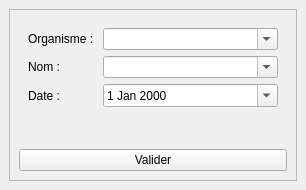
<?xml version="1.0" encoding="UTF-8"?>
<ui version="4.0">
 <class>DockWidget</class>
 <widget class="QDockWidget" name="DockWidget">
  <property name="geometry">
   <rect>
    <x>0</x>
    <y>0</y>
    <width>306</width>
    <height>190</height>
   </rect>
  </property>
  <property name="sizePolicy">
   <sizepolicy hsizetype="Ignored" vsizetype="Fixed">
    <horstretch>0</horstretch>
    <verstretch>0</verstretch>
   </sizepolicy>
  </property>
  <property name="minimumSize">
   <size>
    <width>289</width>
    <height>190</height>
   </size>
  </property>
  <property name="windowTitle">
   <string>Informations</string>
  </property>
  <widget class="QWidget" name="dockWidgetContents">
   <layout class="QVBoxLayout" name="verticalLayout">
    <item>
     <widget class="QScrollArea" name="scrollArea">
      <property name="sizePolicy">
       <sizepolicy hsizetype="MinimumExpanding" vsizetype="MinimumExpanding">
        <horstretch>0</horstretch>
        <verstretch>0</verstretch>
       </sizepolicy>
      </property>
      <property name="widgetResizable">
       <bool>true</bool>
      </property>
      <widget class="QWidget" name="scrollAreaWidgetContents">
       <property name="geometry">
        <rect>
         <x>0</x>
         <y>0</y>
         <width>269</width>
         <height>155</height>
        </rect>
       </property>
       <layout class="QVBoxLayout" name="verticalLayout_2">
        <item>
         <widget class="QWidget" name="widget" native="true">
          <property name="sizePolicy">
           <sizepolicy hsizetype="MinimumExpanding" vsizetype="MinimumExpanding">
            <horstretch>0</horstretch>
            <verstretch>0</verstretch>
           </sizepolicy>
          </property>
          <layout class="QFormLayout" name="formLayout">
           <item row="2" column="0">
            <widget class="QLabel" name="label">
             <property name="text">
              <string>Nom :</string>
             </property>
            </widget>
           </item>
           <item row="2" column="1">
            <widget class="QComboBox" name="cb_box_personne">
             <property name="sizePolicy">
              <sizepolicy hsizetype="Expanding" vsizetype="Fixed">
               <horstretch>0</horstretch>
               <verstretch>0</verstretch>
              </sizepolicy>
             </property>
             <property name="editable">
              <bool>true</bool>
             </property>
            </widget>
           </item>
           <item row="5" column="0">
            <widget class="QLabel" name="label_date">
             <property name="text">
              <string>Date : </string>
             </property>
            </widget>
           </item>
           <item row="5" column="1">
            <widget class="QDateEdit" name="cb_box_date">
             <property name="sizePolicy">
              <sizepolicy hsizetype="Expanding" vsizetype="Fixed">
               <horstretch>0</horstretch>
               <verstretch>0</verstretch>
              </sizepolicy>
             </property>
             <property name="calendarPopup">
              <bool>true</bool>
             </property>
            </widget>
           </item>
           <item row="1" column="1">
            <widget class="QComboBox" name="cb_box_orga">
             <property name="sizePolicy">
              <sizepolicy hsizetype="Expanding" vsizetype="Fixed">
               <horstretch>0</horstretch>
               <verstretch>0</verstretch>
              </sizepolicy>
             </property>
             <property name="editable">
              <bool>true</bool>
             </property>
            </widget>
           </item>
           <item row="1" column="0">
            <widget class="QLabel" name="label_2">
             <property name="text">
              <string>Organisme : </string>
             </property>
            </widget>
           </item>
          </layout>
         </widget>
        </item>
        <item>
         <widget class="QPushButton" name="psh_btn_val_perso">
          <property name="sizePolicy">
           <sizepolicy hsizetype="MinimumExpanding" vsizetype="Fixed">
            <horstretch>0</horstretch>
            <verstretch>0</verstretch>
           </sizepolicy>
          </property>
          <property name="text">
           <string>Valider</string>
          </property>
         </widget>
        </item>
       </layout>
      </widget>
     </widget>
    </item>
   </layout>
  </widget>
 </widget>
 <tabstops>
  <tabstop>scrollArea</tabstop>
  <tabstop>cb_box_orga</tabstop>
  <tabstop>cb_box_personne</tabstop>
  <tabstop>cb_box_date</tabstop>
  <tabstop>psh_btn_val_perso</tabstop>
 </tabstops>
 <resources/>
 <connections/>
</ui>
